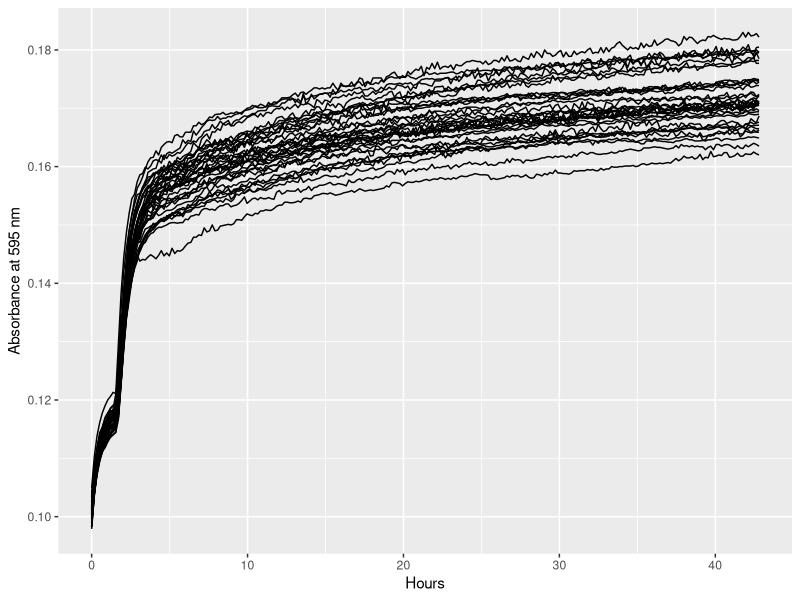
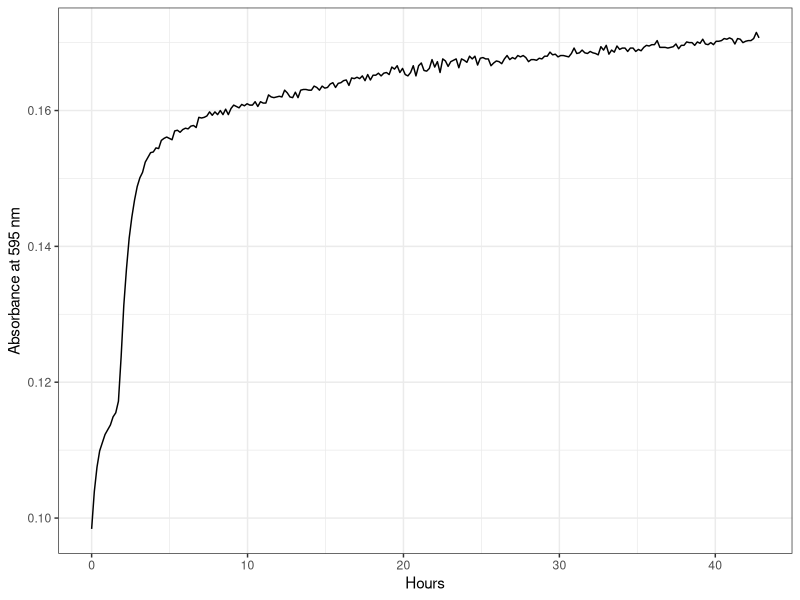
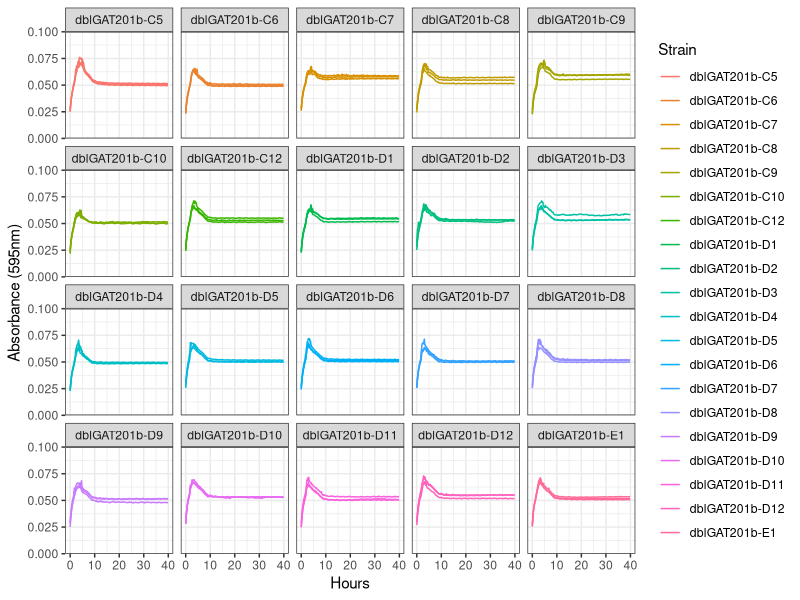
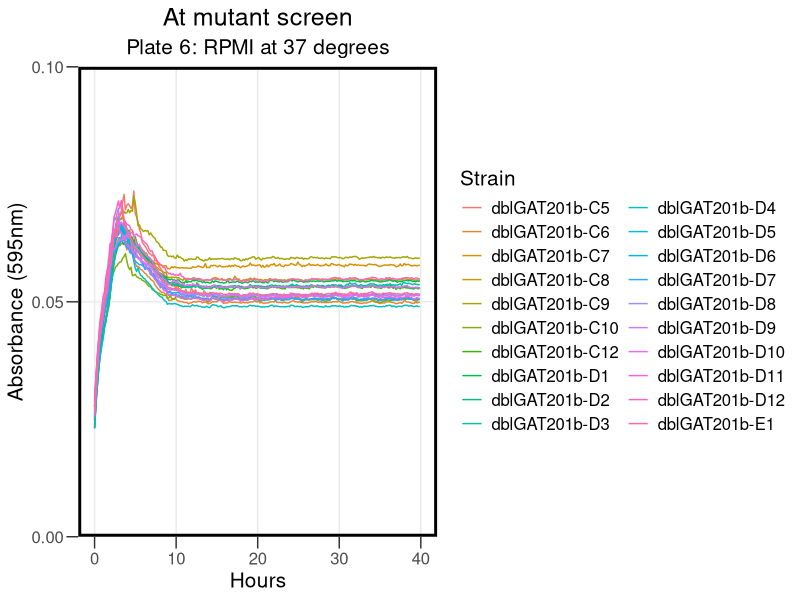
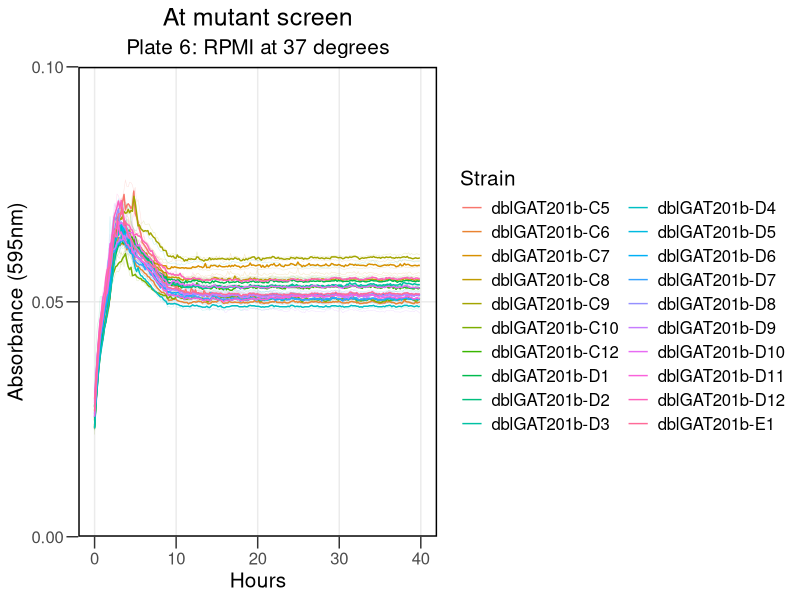
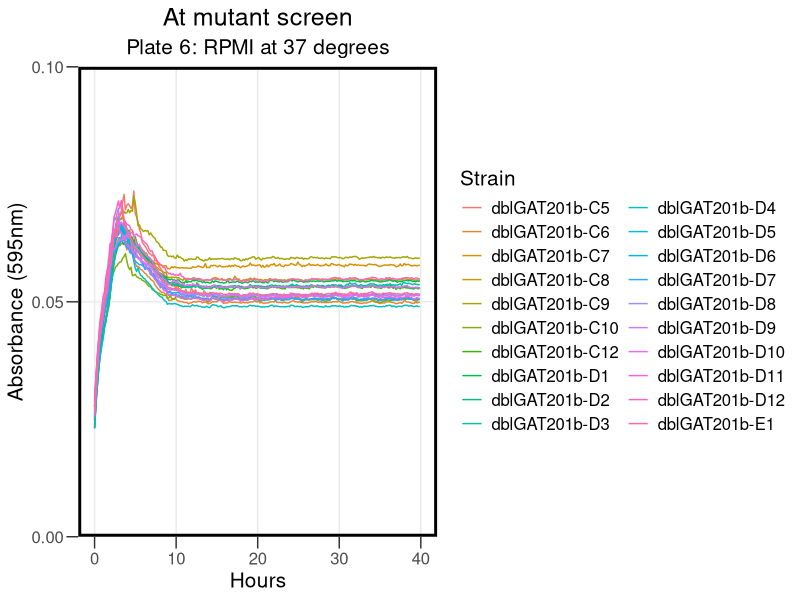
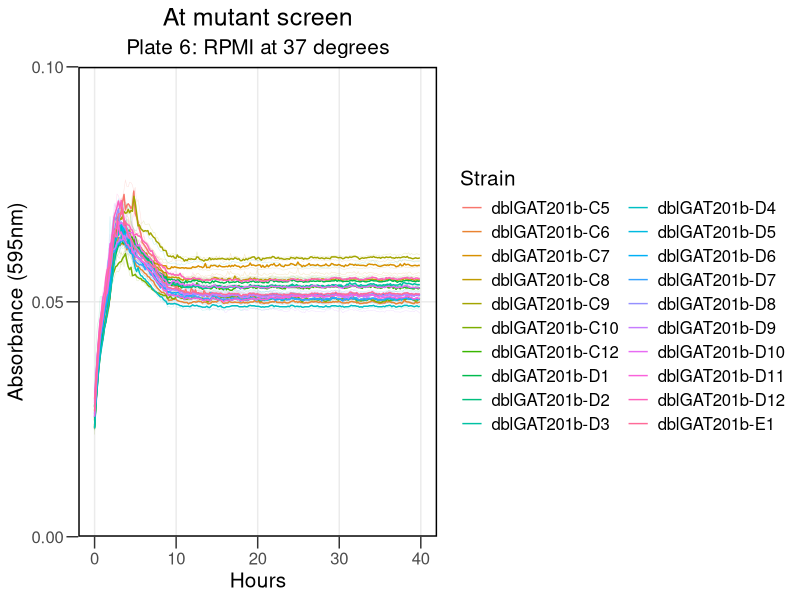

Write R code to recreate these figures, in order.
## ---- chunk 1
knitr::opts_chunk$set(echo = TRUE)
## ---- chunk 2

library("reshape2")
library(dplyr)
library(ggplot2)
library(tidyverse)
library(rmarkdown)
library(cowplot)
library(yaml)
library(knitr)
## ---- chunk 3

rawdata <- read.csv("../Input/20230428_Atmutant_Screen_plate6_csv.csv")

## ---- chunk 4

 rawdata_hour<-mutate(rawdata, Time = Time/3600)

## ---- chunk 5

reshaped <- melt(rawdata_hour, id=c("Time", "Temp"), 
                              variable.name="Well",
                              value.name="OD595")

summary(reshaped)
## ---- chunk 6

platemap <- read.csv("../Input/20230428_RPMI_Atmut_screen_Plate6_setup.csv") %>%     
  dplyr::mutate(
    Strain = factor(Strain, 
                   levels = c("P2.28C5", "P2.28C6","P2.28C7","P2.28C8","P2.28C9","P2.28C10","P2.28C11","P2.28C12","P2.28D1","P2.28D2", "P2.28D3","P2.28D4","P2.28D5","P2.28D6","P2.28D7","P2.28D8","P2.28D9","P2.28D10","P2.28D11","P2.28D12","P2.28E1"),
                    labels = c("dblGAT201b-C5", "dblGAT201b-C6","dblGAT201b-C7","dblGAT201b-C8","dblGAT201b-C9","dblGAT201b-C10","dblGAT201b-C11","dblGAT201b-C12","dblGAT201b-D1","dblGAT201b-D2", "dblGAT201b-D3","dblGAT201b-D4","dblGAT201b-D5","dblGAT201b-D6","dblGAT201b-D7","dblGAT201b-D8","dblGAT201b-D9","dblGAT201b-D10","dblGAT201b-D11","dblGAT201b-D12","dblGAT201b-E1"))
  )
head(platemap, n=10)


## ---- chunk 7

annotated <- inner_join(reshaped, platemap, by="Well")
 
## ---- chunk 8

ggplot(data=filter(annotated,is.na(Strain)),
           aes(x=Time, y=OD595,  group = Well)) + 
       geom_line() + 
       labs(x="Hours", y="Absorbance at 595 nm")
## ---- chunk 9

ggplot(data=filter(annotated,Well=="G12"), 
       aes(x=Time, y=OD595, group = Well)) + 
 
       geom_line() + 
     theme_bw()+
     labs(x="Hours", y="Absorbance at 595 nm")

## ---- chunk 10

blank_OD_summary <- annotated %>%
                     filter(is.na(Strain), Time < 1/24) %>%
                    group_by(Media) %>%
                    summarise( OD_median=median(OD595),
                                OD_mean=mean(OD595),
                                OD_max=max(OD595),
                                OD_min=min(OD595))
print(blank_OD_summary)
## ---- chunk 11

normalisedOD <- annotated %>%
  left_join(blank_OD_summary, by="Media") %>%
  mutate(OD_corrected = OD595 - OD_median)

## ---- chunk 12

ggplot(data=normalisedOD %>%
                      filter( !is.na(Strain) ), 
                      aes(x=Time, y=OD_corrected, color=Strain, group = Well)) + 
       geom_line() +
  scale_x_continuous(limits = c(0,40)) +
       scale_y_continuous(limits=c(0,0.1),expand=c(0,0))+
       facet_wrap(Strain ~ .)+
  
       labs(x = "Hours",
            y = "Absorbance (595nm)") +
       theme(text = element_text(size = 20))+
       theme_bw()
## ---- chunk 13

ggplot(data=normalisedOD  %>%
     
                    filter( !is.na(Strain) ), 
                      aes(x=Time, y=OD_corrected, color=Strain)) + 
       
       stat_summary(fun = "median", geom = "line", size = 0.5) +
  scale_x_continuous(limits = c(0,40)) +
       scale_y_continuous(limits=c(0,0.1),expand=c(0,0), breaks = c(0, 0.05, 0.1)) +
  
       labs(x = "Hours",
            y = "Absorbance (595nm)",
            title = "At mutant screen", subtitle = "Plate 6: RPMI at 37 degrees") +
           
       theme_bw() +
       theme(text = element_text(size = 15))+
       theme(axis.title = element_text(size = 15))+
       
       theme(axis.ticks.length = unit(0.3, "cm"))+
       theme(title = element_text(size = 15))+
       theme(panel.grid.minor = element_blank())+
      guides(color=guide_legend(ncol=2))+
       theme(legend.title = element_text(size = 15))+
      theme(legend.background = element_rect(fill = "transparent", color=NA))+
  theme(legend.key = element_rect(fill = "transparent", color=NA))+
       theme (plot.background =  element_rect(fill = "transparent", color=NA), 
         panel.background = element_rect(fill = "transparent", color=NA),)+
      theme(panel.border = element_rect(linetype = "solid", colour = "black", size = 2))+
  theme(plot.title = element_text(hjust = 0.5), plot.subtitle = element_text(hjust = 0.5) )
       
## ---- chunk 14

ggsave("../Results/AllSummary_At6.png",width = 8,height=5)
## ---- chunk 15

ggplot(data=normalisedOD  %>%
       
                    filter( !is.na(Strain) ), 
                      aes(x=Time, y=OD_corrected, color=Strain)) + 
       geom_line(aes(group = Well), size = 0.2, alpha = 0.2) + 
       stat_summary(fun = "median", geom = "line", size = 0.5) +
  scale_x_continuous(limits = c(0,40)) +
       scale_y_continuous(limits=c(0,0.1),expand=c(0,0), breaks = c(0, 0.05, 0.1)) +
  
       labs(x = "Hours",
            y = "Absorbance (595nm)",
            title = "At mutant screen", subtitle = "Plate 6: RPMI at 37 degrees") +
                  theme_bw() +
       theme(text = element_text(size = 15))+
       theme(axis.title = element_text(size = 15))+
             theme(axis.ticks.length = unit(0.3, "cm"))+
       theme(title = element_text(size = 15))+
       theme(panel.grid.minor = element_blank())+
            guides(color=guide_legend(ncol=2))+
       theme(legend.title = element_text(size = 15))+
      theme(legend.background = element_rect(fill = "transparent", color=NA))+
      theme(legend.key = element_rect(fill = "transparent", color=NA))+
       theme (plot.background =  element_rect(fill = "transparent", color=NA), 
            panel.background = element_rect(fill = "transparent", color=NA),)+
      theme(panel.border = element_rect(linetype = "solid", colour = "black", size = 1))+
      theme(plot.title = element_text(hjust = 0.5), plot.subtitle = element_text(hjust = 0.5))

ggplot
## ---- chunk 16

ggsave("../Results/Statsumm_At6.png",width = 8,height=5)
